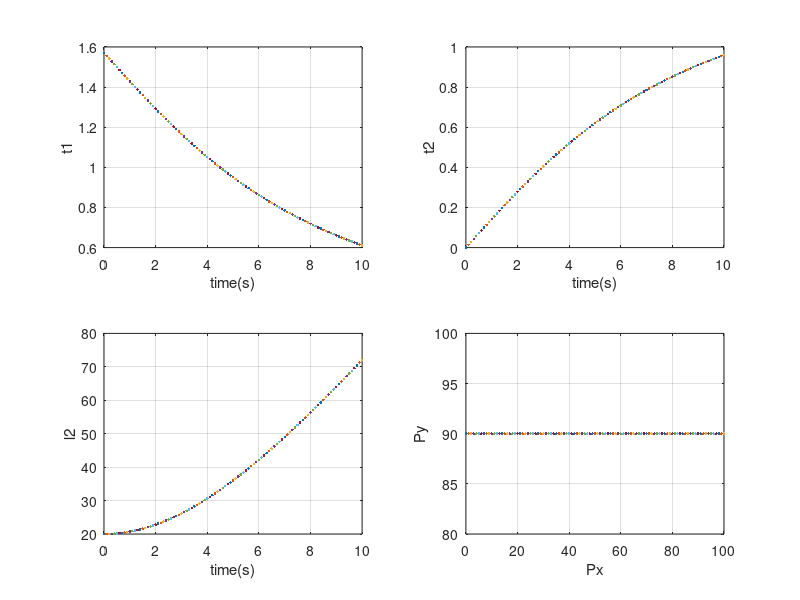

Write the MATLAB code that produced this figure.
l1 = 50; l3 = 20; v = 10; b = 10; h = 100;
for t = 0:0.1: 10
    t1 = atan2(h - b - l3, v*t);
    t2 = pi/2 - t1;
    l2 = sqrt((h - b -l3)^2 + (v*t)^2) - l1;
    Px = (l1 + l2)*cos(t1) + l3*cos(t1 + t2);
    Py = (l1 + l2)*sin(t1) + l3*sin(t1 + t2);
    subplot(2,2,1);plot(t,t1,'.');xlabel('time(s)'); ylabel('t1');
    hold on
    grid on
    subplot(2,2,2); 
    plot(t,t2,'.');xlabel('time(s)'); ylabel('t2');
    hold on
    grid on
    subplot(2,2,3); 
    plot(t,l2,'.');xlabel('time(s)'); ylabel('l2');
    hold on
    grid on
    subplot(2,2,4); 
    plot(Px,Py,'.');xlabel('Px');ylabel('Py');
    hold on
    grid on
    
end